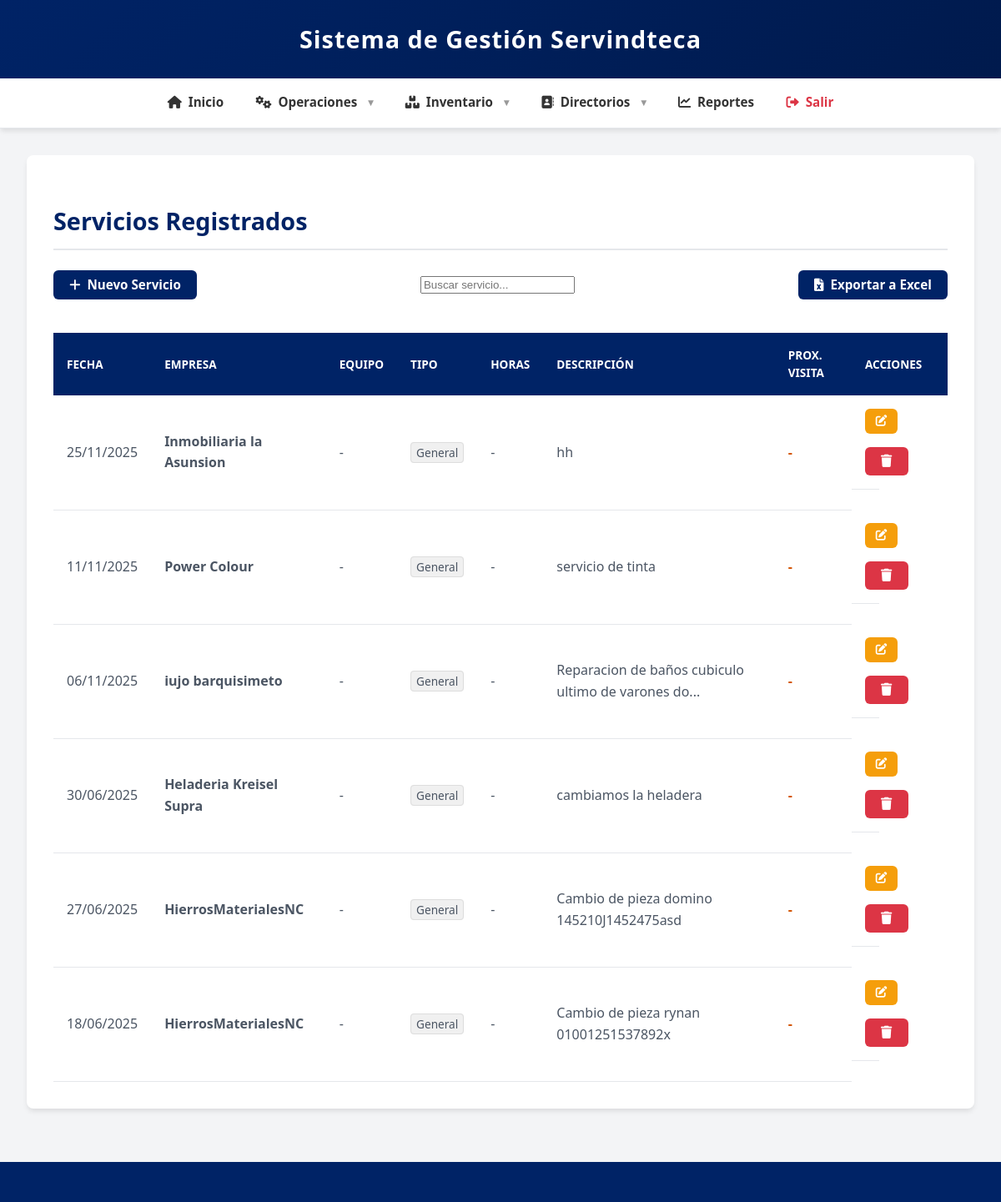
The page /servicios/index.php (signed in) on the database as committed earlier.
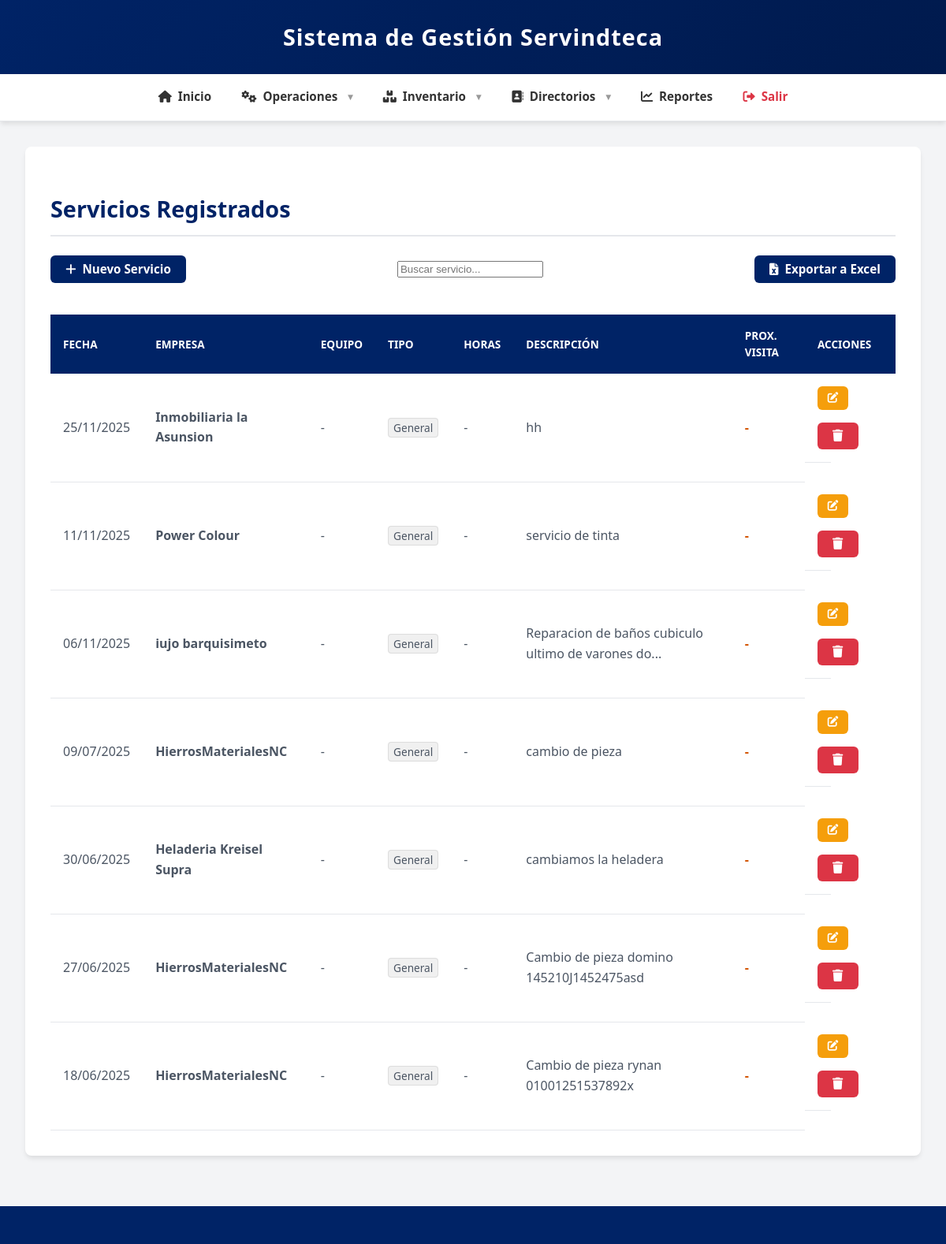
The same page on the database as committed later.
### tables this page shows
CREATE TABLE `servicios` (
  `id` int NOT NULL,
  `empresa_id` int NOT NULL,
  `tipo_servicio` varchar(50) DEFAULT NULL,
  `descripcion` text NOT NULL,
  `horas_uso` int DEFAULT NULL,
  `equipo_atendido` varchar(100) DEFAULT NULL,
  `fecha` date NOT NULL,
  `proximo_servicio` date DEFAULT NULL,
  `usuario_id` int NOT NULL
);

CREATE TABLE `empresas` (
  `id` int NOT NULL,
  `nombre` varchar(100) NOT NULL,
  `rif` varchar(20) NOT NULL,
  `direccion` varchar(255) DEFAULT NULL,
  `telefono` varchar(50) DEFAULT NULL,
  `email` varchar(100) DEFAULT NULL,
  `fecha_registro` timestamp NOT NULL DEFAULT CURRENT_TIMESTAMP
);

### servicios/index.php (the view, shortened to what this page needs)
<?php
require_once '../includes/database.php';
$sql = "SELECT s.*, e.nombre as empresa_nombre
        FROM servicios s
        JOIN empresas e ON s.empresa_id = e.id
        ORDER BY s.fecha DESC";
$result = $conn->query($sql);
?>
<?php include '../includes/header.php'; ?>
<section class="empresas-list">
    <h2>Servicios Registrados</h2>
    <div class="actions">
        <a href="crear.php" class="btn-new">
            <i class="fas fa-plus"></i> Nuevo Servicio
        </a>
        <input type="text" id="buscar-servicio" placeholder="Buscar servicio..." onkeyup="filtrarServicios()">
        <a href="./exportar.php" class="btn-new">
            <i class="fas fa-file-excel"></i> Exportar a Excel
        </a>
    </div>
    <div style="overflow-x: auto;">
        <?php if ($result->num_rows > 0): ?>
            <table>
                <thead>
                    <tr>
                        <th>Fecha</th>
                        <th>Empresa</th>
                        <th>Equipo</th>       <th>Tipo</th>         <th>Horas</th>        <th>Descripción</th>
                        <th>Prox. Visita</th> <th>Acciones</th>
                    </tr>
                </thead>
                <tbody>
                    <?php while($servicio = $result->fetch_assoc()): ?>
                    <tr>
                        <td style="white-space: nowrap;"><?= date('d/m/Y', strtotime($servicio['fecha'])) ?></td>
                        <td><strong><?= htmlspecialchars($servicio['empresa_nombre']) ?></strong></td>
                        <td><?= htmlspecialchars($servicio['equipo_atendido'] ?? '-') ?></td>
                        <td>
                            <span style="padding: 2px 6px; background: #f0f0f0; border: 1px solid #ddd; border-radius: 4px; font-size: 0.85em;">
                                <?= htmlspecialchars($servicio['tipo_servicio'] ?? 'General') ?>
                            </span>
                        </td>
                        <td><?= $servicio['horas_uso'] ? number_format($servicio['horas_uso']) . ' hrs' : '-' ?></td>
                        <td title="<?= htmlspecialchars($servicio['descripcion']) ?>">
                            <?= htmlspecialchars(substr($servicio['descripcion'], 0, 50)) . (strlen($servicio['descripcion']) > 50 ? '...' : '') ?>
                        </td>
                        <td style="color: #d35400; font-weight: bold; white-space: nowrap;">
                            <?= $servicio['proximo_servicio'] ? date('d/m/Y', strtotime($servicio['proximo_servicio'])) : '-' ?>
                        </td>
                        <td class="actions" style="white-space: nowrap;">
                            <a href="editar.php?id=<?= $servicio['id'] ?>" class="btn-edit" title="Editar">
                                <i class="fas fa-edit"></i>
                            </a>
                            <button class="btn-danger btn-eliminar" data-id="<?= $servicio['id'] ?>" title="Eliminar">
                                <i class="fas fa-trash"></i>
                            </button>
                        </td>
                    </tr>
                    <?php endwhile; ?>
                </tbody>
            </table>
        <?php else: ?>
            <div class="alert info">No hay servicios registrados</div>
        <?php endif; ?>
    </div>
</section>
<?php include '../includes/footer.php'; ?>

Rows that differ between the two databases and show on the page:
added servicios: fecha "09/07/2025", empresa.nombre "HierrosMaterialesNC", equipo_atendido "-", tipo_servicio "General", descripcion "cambio de pieza"
